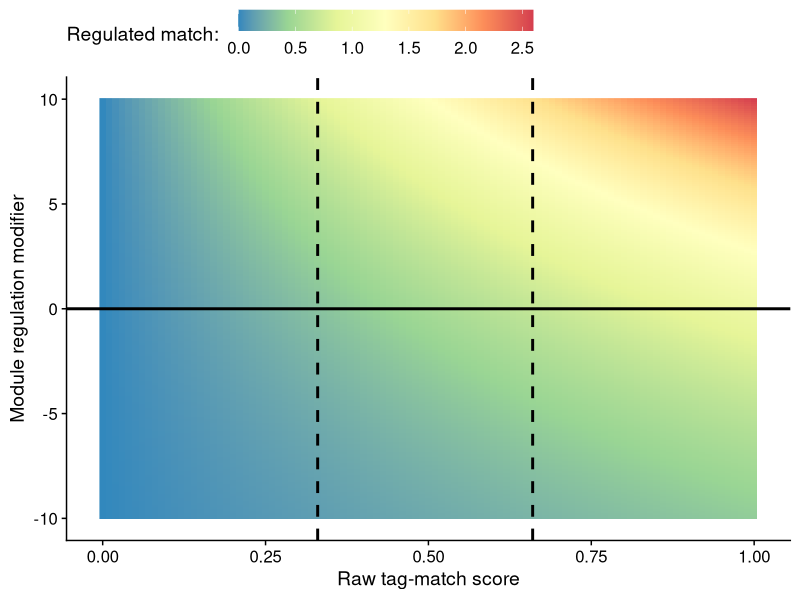

Write R code to recreate this figure. (Note: this script raises an error after producing the figure.)
## ---- chunk 1
library(ggplot2)
library(tidyverse)
library(cowplot)
library(viridis)
library(RColorBrewer)
## ---- chunk 2
print(version)
## ---- chunk 3
theme_set(theme_cowplot())
output_directory <- "media/"
## ---- chunk 4
exp_base <- 1.1
# Exponential regulator
exp_regulator <- function(raw_match, modifier, base=1.1) {
  return(raw_match * (base**modifier));
}
## ---- chunk 5
# generate data to visualize
data <- expand_grid(
  raw_match=seq(0, 1.0, 0.01),
  reg_modifier=seq(-10, 10, 0.1)
)

data <- as.data.frame(data)
data$regulated_match <- mapply(
  exp_regulator,
  data$raw_match,
  data$reg_modifier,
  exp_base
)
data$above_perfect <- data$regulated_match > 1.0
## ---- chunk 6
ggplot(data, aes(y=reg_modifier, x=raw_match, fill=regulated_match)) +
  geom_raster() +
  geom_hline(yintercept=0, size=1, color="black") +
  geom_vline(xintercept=0.33, size=1, color="black", linetype="dashed") +
  geom_vline(xintercept=0.66, size=1, color="black", linetype="dashed") +
  scale_x_continuous(name="Raw tag-match score") +
  scale_y_continuous(name="Module regulation modifier") +
  scale_fill_distiller(
    name="Regulated match:  ",
    palette = "Spectral"
  ) +
  theme(
    legend.position = "top",
    legend.key.width=unit(1.5, 'cm')
  ) +
  ggsave(
    paste0(output_directory, "exp-reg-match.png"),
    width=6,
    height=6
  )
## ---- chunk 7
ggplot(data, aes(y=reg_modifier, x=raw_match, fill=above_perfect)) +
  geom_tile() +
  ggsave(
    paste0(output_directory, "exp-reg-match-above-perfect.png"),
    width=10,
    height=10
  )
